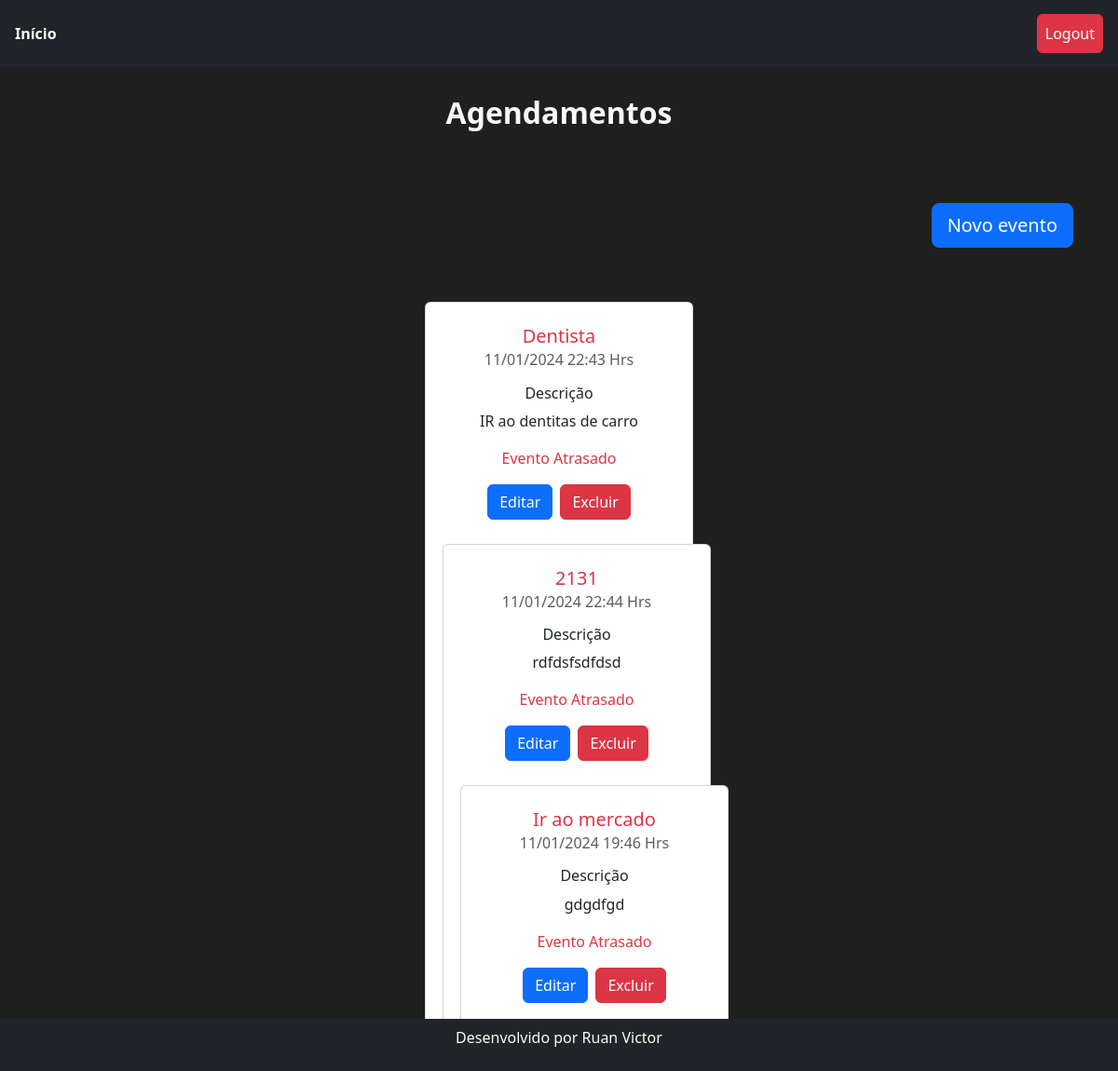
The page /agenda/ (signed in) on the database its author committed.
### core/models.py (models this page shows, shortened)
class Evento(models.Model):
    titulo = models.CharField(max_length=50)
    descricao = models.TextField(blank=True, null=True)
    data_evento = models.DateTimeField(verbose_name='Data do evento')
    data_criacao = models.DateTimeField(auto_now=True)
    usuario = models.ForeignKey(User, on_delete=models.CASCADE)
    def get_data_evento(self):
        return self.data_evento.strftime('%d/%m/%Y %H:%M Hrs')
    def get_evento_atrasado(self):
        if self.data_evento < datetime.now():
            return True
        else:
            return False

### core/views.py (the view)
# urls.py: path('agenda/', views.listar_eventos),
@login_required(login_url='/login/')
def listar_eventos(request):
    usuario = request.user
    evento = Evento.objects.filter(usuario=usuario)
    dados = {'eventos': evento}
    return render(request, 'agenda.html', dados)

### templates/agenda.html
{% extends 'model-page.html' %}
{% block content  %}
    <h2 class="text-light text-center fw-semibold">Agendamentos</h2>
    <div class="d-flex justify-content-end">
    <a href="evento/">
            <button type="button" class="btn btn-primary m-5 btn-lg">Novo evento</button>
        </a>
    </div>
        <div class="d-flex flex-wrap justify-content-center flex-row">
            {% for evento in eventos %}
                    <div class="card p-2 text-center" style="width: 18rem;">
                        <div class="card-body">
                            <div {% if evento.get_evento_atrasado %}class="text-danger"{% endif %}>
                                <h5 class="card-title">{{evento.titulo}}</h5>
                            </div>
                            <h6 class="card-subtitle mb-2 text-body-secondary">{{evento.get_data_evento}}</h6>
                            <p class="card-text">
                                <h6>Descrição</h6>
                                {{evento.descricao}}
                            </p>
                             {% if evento.get_evento_atrasado %}<div>
                                <p class="text-danger">Evento Atrasado</p>
                            {% endif %}
                            <div class="d-grid gap-2 d-md-flex justify-content-md-center">
                                <a href="evento/?id={{ evento.id }}"><button  class="btn btn-primary">Editar</button></a>
                                <a href="evento/delete/{{ evento.id }}/"><button class="btn btn-danger">Excluir</button></a>
                            </div>
                        </div>
                    </div>
            {% endfor %}
        </div>
    </div>
{% endblock  %}

### templates/model-page.html (shortened to what this page needs)
{% load static %}
<!DOCTYPE html>
<html lang="en">
<head>
    <link href="https://cdn.jsdelivr.net/npm/bootstrap@5.3.2/dist/css/bootstrap.min.css" rel="stylesheet">
    <link rel="stylesheet" href="{% static 'css/style.css' %}">
    {% include 'model-header.html' %}
</head>
<body>
    {% block content %}{% endblock  %}
    {% include 'model-footer.html' %}
</body>
</html>

### templates/model-header.html (shortened to what this page needs)
<nav class="navbar  navbar-expand-lg navbar-dark bg-dark">
    <div class=" mr-auto p-2 navbar-collapse" id="navbarNavDarkDropdown">
        <ul class="navbar-nav me-auto mb-2 mb-lg-0">
            <li class="nav-item">
              <a class="nav-link active fs-6 fw-bold" aria-current="page" href="/">Início</a>
            </li>
          </ul>
    </div>
    <div>
      <a class='me-3 p-2 btn btn-danger' href="/logout">Logout</a>
    </div>
</nav>

### templates/model-footer.html
<div class=" footer fixed-bottom bg-dark text-light text-center p-2">
    <p>Desenvolvido por Ruan Victor</p>
</div>

### static/css/style.css (style rules this page uses)
* { margin: 0; padding: 0; }
body { background-color: #1f1f1f!important; }
h2 { margin-top: 30px; margin-bottom: 30px; }
.card { margin: 10px; padding: 10px; }

### rows shown on the page
Evento: titulo "Dentista", get_data_evento "11/01/2024 22:43 Hrs", descricao "IR ao dentitas de carro", shows "Evento Atrasado"
Evento: titulo "2131", get_data_evento "11/01/2024 22:44 Hrs", descricao "rdfdsfsdfdsd", shows "Evento Atrasado"
Evento: titulo "Ir ao mercado", get_data_evento "11/01/2024 19:46 Hrs", descricao "gdgdfgd", shows "Evento Atrasado"
